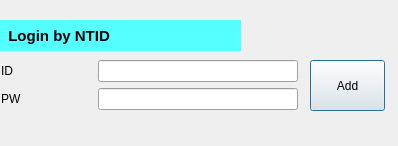
<?xml version="1.0" encoding="UTF-8"?>
<ui version="4.0">
 <class>MyLoginForm</class>
 <widget class="QDialog" name="MyLoginForm">
  <property name="geometry">
   <rect>
    <x>0</x>
    <y>0</y>
    <width>398</width>
    <height>146</height>
   </rect>
  </property>
  <property name="sizePolicy">
   <sizepolicy hsizetype="Preferred" vsizetype="Preferred">
    <horstretch>0</horstretch>
    <verstretch>0</verstretch>
   </sizepolicy>
  </property>
  <property name="windowTitle">
   <string>Dialog</string>
  </property>
  <widget class="QLabel" name="label_6">
   <property name="geometry">
    <rect>
     <x>0</x>
     <y>20</y>
     <width>241</width>
     <height>31</height>
    </rect>
   </property>
   <property name="maximumSize">
    <size>
     <width>1000</width>
     <height>16777215</height>
    </size>
   </property>
   <property name="palette">
    <palette>
     <active>
      <colorrole role="WindowText">
       <brush brushstyle="SolidPattern">
        <color alpha="255">
         <red>0</red>
         <green>0</green>
         <blue>0</blue>
        </color>
       </brush>
      </colorrole>
      <colorrole role="Button">
       <brush brushstyle="SolidPattern">
        <color alpha="255">
         <red>85</red>
         <green>255</green>
         <blue>255</blue>
        </color>
       </brush>
      </colorrole>
      <colorrole role="Light">
       <brush brushstyle="SolidPattern">
        <color alpha="255">
         <red>213</red>
         <green>255</green>
         <blue>255</blue>
        </color>
       </brush>
      </colorrole>
      <colorrole role="Midlight">
       <brush brushstyle="SolidPattern">
        <color alpha="255">
         <red>149</red>
         <green>255</green>
         <blue>255</blue>
        </color>
       </brush>
      </colorrole>
      <colorrole role="Dark">
       <brush brushstyle="SolidPattern">
        <color alpha="255">
         <red>42</red>
         <green>127</green>
         <blue>127</blue>
        </color>
       </brush>
      </colorrole>
      <colorrole role="Mid">
       <brush brushstyle="SolidPattern">
        <color alpha="255">
         <red>56</red>
         <green>170</green>
         <blue>170</blue>
        </color>
       </brush>
      </colorrole>
      <colorrole role="Text">
       <brush brushstyle="SolidPattern">
        <color alpha="255">
         <red>0</red>
         <green>0</green>
         <blue>0</blue>
        </color>
       </brush>
      </colorrole>
      <colorrole role="BrightText">
       <brush brushstyle="SolidPattern">
        <color alpha="255">
         <red>255</red>
         <green>255</green>
         <blue>255</blue>
        </color>
       </brush>
      </colorrole>
      <colorrole role="ButtonText">
       <brush brushstyle="SolidPattern">
        <color alpha="255">
         <red>0</red>
         <green>0</green>
         <blue>0</blue>
        </color>
       </brush>
      </colorrole>
      <colorrole role="Base">
       <brush brushstyle="SolidPattern">
        <color alpha="255">
         <red>255</red>
         <green>255</green>
         <blue>255</blue>
        </color>
       </brush>
      </colorrole>
      <colorrole role="Window">
       <brush brushstyle="SolidPattern">
        <color alpha="255">
         <red>85</red>
         <green>255</green>
         <blue>255</blue>
        </color>
       </brush>
      </colorrole>
      <colorrole role="Shadow">
       <brush brushstyle="SolidPattern">
        <color alpha="255">
         <red>0</red>
         <green>0</green>
         <blue>0</blue>
        </color>
       </brush>
      </colorrole>
      <colorrole role="AlternateBase">
       <brush brushstyle="SolidPattern">
        <color alpha="255">
         <red>170</red>
         <green>255</green>
         <blue>255</blue>
        </color>
       </brush>
      </colorrole>
      <colorrole role="ToolTipBase">
       <brush brushstyle="SolidPattern">
        <color alpha="255">
         <red>255</red>
         <green>255</green>
         <blue>220</blue>
        </color>
       </brush>
      </colorrole>
      <colorrole role="ToolTipText">
       <brush brushstyle="SolidPattern">
        <color alpha="255">
         <red>0</red>
         <green>0</green>
         <blue>0</blue>
        </color>
       </brush>
      </colorrole>
      <colorrole role="PlaceholderText">
       <brush brushstyle="NoBrush">
        <color alpha="128">
         <red>0</red>
         <green>0</green>
         <blue>0</blue>
        </color>
       </brush>
      </colorrole>
     </active>
     <inactive>
      <colorrole role="WindowText">
       <brush brushstyle="SolidPattern">
        <color alpha="255">
         <red>0</red>
         <green>0</green>
         <blue>0</blue>
        </color>
       </brush>
      </colorrole>
      <colorrole role="Button">
       <brush brushstyle="SolidPattern">
        <color alpha="255">
         <red>85</red>
         <green>255</green>
         <blue>255</blue>
        </color>
       </brush>
      </colorrole>
      <colorrole role="Light">
       <brush brushstyle="SolidPattern">
        <color alpha="255">
         <red>213</red>
         <green>255</green>
         <blue>255</blue>
        </color>
       </brush>
      </colorrole>
      <colorrole role="Midlight">
       <brush brushstyle="SolidPattern">
        <color alpha="255">
         <red>149</red>
         <green>255</green>
         <blue>255</blue>
        </color>
       </brush>
      </colorrole>
      <colorrole role="Dark">
       <brush brushstyle="SolidPattern">
        <color alpha="255">
         <red>42</red>
         <green>127</green>
         <blue>127</blue>
        </color>
       </brush>
      </colorrole>
      <colorrole role="Mid">
       <brush brushstyle="SolidPattern">
        <color alpha="255">
         <red>56</red>
         <green>170</green>
         <blue>170</blue>
        </color>
       </brush>
      </colorrole>
      <colorrole role="Text">
       <brush brushstyle="SolidPattern">
        <color alpha="255">
         <red>0</red>
         <green>0</green>
         <blue>0</blue>
        </color>
       </brush>
      </colorrole>
      <colorrole role="BrightText">
       <brush brushstyle="SolidPattern">
        <color alpha="255">
         <red>255</red>
         <green>255</green>
         <blue>255</blue>
        </color>
       </brush>
      </colorrole>
      <colorrole role="ButtonText">
       <brush brushstyle="SolidPattern">
        <color alpha="255">
         <red>0</red>
         <green>0</green>
         <blue>0</blue>
        </color>
       </brush>
      </colorrole>
      <colorrole role="Base">
       <brush brushstyle="SolidPattern">
        <color alpha="255">
         <red>255</red>
         <green>255</green>
         <blue>255</blue>
        </color>
       </brush>
      </colorrole>
      <colorrole role="Window">
       <brush brushstyle="SolidPattern">
        <color alpha="255">
         <red>85</red>
         <green>255</green>
         <blue>255</blue>
        </color>
       </brush>
      </colorrole>
      <colorrole role="Shadow">
       <brush brushstyle="SolidPattern">
        <color alpha="255">
         <red>0</red>
         <green>0</green>
         <blue>0</blue>
        </color>
       </brush>
      </colorrole>
      <colorrole role="AlternateBase">
       <brush brushstyle="SolidPattern">
        <color alpha="255">
         <red>170</red>
         <green>255</green>
         <blue>255</blue>
        </color>
       </brush>
      </colorrole>
      <colorrole role="ToolTipBase">
       <brush brushstyle="SolidPattern">
        <color alpha="255">
         <red>255</red>
         <green>255</green>
         <blue>220</blue>
        </color>
       </brush>
      </colorrole>
      <colorrole role="ToolTipText">
       <brush brushstyle="SolidPattern">
        <color alpha="255">
         <red>0</red>
         <green>0</green>
         <blue>0</blue>
        </color>
       </brush>
      </colorrole>
      <colorrole role="PlaceholderText">
       <brush brushstyle="NoBrush">
        <color alpha="128">
         <red>0</red>
         <green>0</green>
         <blue>0</blue>
        </color>
       </brush>
      </colorrole>
     </inactive>
     <disabled>
      <colorrole role="WindowText">
       <brush brushstyle="SolidPattern">
        <color alpha="255">
         <red>42</red>
         <green>127</green>
         <blue>127</blue>
        </color>
       </brush>
      </colorrole>
      <colorrole role="Button">
       <brush brushstyle="SolidPattern">
        <color alpha="255">
         <red>85</red>
         <green>255</green>
         <blue>255</blue>
        </color>
       </brush>
      </colorrole>
      <colorrole role="Light">
       <brush brushstyle="SolidPattern">
        <color alpha="255">
         <red>213</red>
         <green>255</green>
         <blue>255</blue>
        </color>
       </brush>
      </colorrole>
      <colorrole role="Midlight">
       <brush brushstyle="SolidPattern">
        <color alpha="255">
         <red>149</red>
         <green>255</green>
         <blue>255</blue>
        </color>
       </brush>
      </colorrole>
      <colorrole role="Dark">
       <brush brushstyle="SolidPattern">
        <color alpha="255">
         <red>42</red>
         <green>127</green>
         <blue>127</blue>
        </color>
       </brush>
      </colorrole>
      <colorrole role="Mid">
       <brush brushstyle="SolidPattern">
        <color alpha="255">
         <red>56</red>
         <green>170</green>
         <blue>170</blue>
        </color>
       </brush>
      </colorrole>
      <colorrole role="Text">
       <brush brushstyle="SolidPattern">
        <color alpha="255">
         <red>42</red>
         <green>127</green>
         <blue>127</blue>
        </color>
       </brush>
      </colorrole>
      <colorrole role="BrightText">
       <brush brushstyle="SolidPattern">
        <color alpha="255">
         <red>255</red>
         <green>255</green>
         <blue>255</blue>
        </color>
       </brush>
      </colorrole>
      <colorrole role="ButtonText">
       <brush brushstyle="SolidPattern">
        <color alpha="255">
         <red>42</red>
         <green>127</green>
         <blue>127</blue>
        </color>
       </brush>
      </colorrole>
      <colorrole role="Base">
       <brush brushstyle="SolidPattern">
        <color alpha="255">
         <red>85</red>
         <green>255</green>
         <blue>255</blue>
        </color>
       </brush>
      </colorrole>
      <colorrole role="Window">
       <brush brushstyle="SolidPattern">
        <color alpha="255">
         <red>85</red>
         <green>255</green>
         <blue>255</blue>
        </color>
       </brush>
      </colorrole>
      <colorrole role="Shadow">
       <brush brushstyle="SolidPattern">
        <color alpha="255">
         <red>0</red>
         <green>0</green>
         <blue>0</blue>
        </color>
       </brush>
      </colorrole>
      <colorrole role="AlternateBase">
       <brush brushstyle="SolidPattern">
        <color alpha="255">
         <red>85</red>
         <green>255</green>
         <blue>255</blue>
        </color>
       </brush>
      </colorrole>
      <colorrole role="ToolTipBase">
       <brush brushstyle="SolidPattern">
        <color alpha="255">
         <red>255</red>
         <green>255</green>
         <blue>220</blue>
        </color>
       </brush>
      </colorrole>
      <colorrole role="ToolTipText">
       <brush brushstyle="SolidPattern">
        <color alpha="255">
         <red>0</red>
         <green>0</green>
         <blue>0</blue>
        </color>
       </brush>
      </colorrole>
      <colorrole role="PlaceholderText">
       <brush brushstyle="NoBrush">
        <color alpha="128">
         <red>0</red>
         <green>0</green>
         <blue>0</blue>
        </color>
       </brush>
      </colorrole>
     </disabled>
    </palette>
   </property>
   <property name="font">
    <font>
     <family>Arial</family>
     <pointsize>11</pointsize>
     <weight>75</weight>
     <italic>false</italic>
     <bold>true</bold>
     <underline>false</underline>
     <stylestrategy>PreferDefault</stylestrategy>
     <kerning>true</kerning>
    </font>
   </property>
   <property name="autoFillBackground">
    <bool>true</bool>
   </property>
   <property name="text">
    <string>  Login by NTID</string>
   </property>
  </widget>
  <widget class="QPushButton" name="btn_add">
   <property name="geometry">
    <rect>
     <x>310</x>
     <y>60</y>
     <width>75</width>
     <height>51</height>
    </rect>
   </property>
   <property name="text">
    <string>Add</string>
   </property>
  </widget>
  <widget class="QWidget" name="layoutWidget">
   <property name="geometry">
    <rect>
     <x>0</x>
     <y>60</y>
     <width>301</width>
     <height>52</height>
    </rect>
   </property>
   <layout class="QVBoxLayout" name="verticalLayout">
    <item>
     <layout class="QHBoxLayout" name="horizontalLayout_2">
      <item>
       <widget class="QLabel" name="label">
        <property name="maximumSize">
         <size>
          <width>90</width>
          <height>16777215</height>
         </size>
        </property>
        <property name="text">
         <string>ID</string>
        </property>
       </widget>
      </item>
      <item>
       <widget class="QLineEdit" name="edit_id">
        <property name="sizePolicy">
         <sizepolicy hsizetype="Expanding" vsizetype="Fixed">
          <horstretch>0</horstretch>
          <verstretch>0</verstretch>
         </sizepolicy>
        </property>
        <property name="maximumSize">
         <size>
          <width>200</width>
          <height>16777215</height>
         </size>
        </property>
        <property name="palette">
         <palette>
          <active>
           <colorrole role="WindowText">
            <brush brushstyle="SolidPattern">
             <color alpha="255">
              <red>0</red>
              <green>0</green>
              <blue>0</blue>
             </color>
            </brush>
           </colorrole>
           <colorrole role="Button">
            <brush brushstyle="SolidPattern">
             <color alpha="255">
              <red>223</red>
              <green>223</green>
              <blue>223</blue>
             </color>
            </brush>
           </colorrole>
           <colorrole role="Light">
            <brush brushstyle="SolidPattern">
             <color alpha="255">
              <red>255</red>
              <green>255</green>
              <blue>255</blue>
             </color>
            </brush>
           </colorrole>
           <colorrole role="Midlight">
            <brush brushstyle="SolidPattern">
             <color alpha="255">
              <red>239</red>
              <green>239</green>
              <blue>239</blue>
             </color>
            </brush>
           </colorrole>
           <colorrole role="Dark">
            <brush brushstyle="SolidPattern">
             <color alpha="255">
              <red>111</red>
              <green>111</green>
              <blue>111</blue>
             </color>
            </brush>
           </colorrole>
           <colorrole role="Mid">
            <brush brushstyle="SolidPattern">
             <color alpha="255">
              <red>149</red>
              <green>149</green>
              <blue>149</blue>
             </color>
            </brush>
           </colorrole>
           <colorrole role="Text">
            <brush brushstyle="SolidPattern">
             <color alpha="255">
              <red>0</red>
              <green>0</green>
              <blue>0</blue>
             </color>
            </brush>
           </colorrole>
           <colorrole role="BrightText">
            <brush brushstyle="SolidPattern">
             <color alpha="255">
              <red>255</red>
              <green>255</green>
              <blue>255</blue>
             </color>
            </brush>
           </colorrole>
           <colorrole role="ButtonText">
            <brush brushstyle="SolidPattern">
             <color alpha="255">
              <red>0</red>
              <green>0</green>
              <blue>0</blue>
             </color>
            </brush>
           </colorrole>
           <colorrole role="Base">
            <brush brushstyle="SolidPattern">
             <color alpha="255">
              <red>255</red>
              <green>255</green>
              <blue>255</blue>
             </color>
            </brush>
           </colorrole>
           <colorrole role="Window">
            <brush brushstyle="SolidPattern">
             <color alpha="255">
              <red>223</red>
              <green>223</green>
              <blue>223</blue>
             </color>
            </brush>
           </colorrole>
           <colorrole role="Shadow">
            <brush brushstyle="SolidPattern">
             <color alpha="255">
              <red>0</red>
              <green>0</green>
              <blue>0</blue>
             </color>
            </brush>
           </colorrole>
           <colorrole role="AlternateBase">
            <brush brushstyle="SolidPattern">
             <color alpha="255">
              <red>239</red>
              <green>239</green>
              <blue>239</blue>
             </color>
            </brush>
           </colorrole>
           <colorrole role="ToolTipBase">
            <brush brushstyle="SolidPattern">
             <color alpha="255">
              <red>255</red>
              <green>255</green>
              <blue>220</blue>
             </color>
            </brush>
           </colorrole>
           <colorrole role="ToolTipText">
            <brush brushstyle="SolidPattern">
             <color alpha="255">
              <red>0</red>
              <green>0</green>
              <blue>0</blue>
             </color>
            </brush>
           </colorrole>
           <colorrole role="PlaceholderText">
            <brush brushstyle="NoBrush">
             <color alpha="128">
              <red>0</red>
              <green>0</green>
              <blue>0</blue>
             </color>
            </brush>
           </colorrole>
          </active>
          <inactive>
           <colorrole role="WindowText">
            <brush brushstyle="SolidPattern">
             <color alpha="255">
              <red>0</red>
              <green>0</green>
              <blue>0</blue>
             </color>
            </brush>
           </colorrole>
           <colorrole role="Button">
            <brush brushstyle="SolidPattern">
             <color alpha="255">
              <red>223</red>
              <green>223</green>
              <blue>223</blue>
             </color>
            </brush>
           </colorrole>
           <colorrole role="Light">
            <brush brushstyle="SolidPattern">
             <color alpha="255">
              <red>255</red>
              <green>255</green>
              <blue>255</blue>
             </color>
            </brush>
           </colorrole>
           <colorrole role="Midlight">
            <brush brushstyle="SolidPattern">
             <color alpha="255">
              <red>239</red>
              <green>239</green>
              <blue>239</blue>
             </color>
            </brush>
           </colorrole>
           <colorrole role="Dark">
            <brush brushstyle="SolidPattern">
             <color alpha="255">
              <red>111</red>
              <green>111</green>
              <blue>111</blue>
             </color>
            </brush>
           </colorrole>
           <colorrole role="Mid">
            <brush brushstyle="SolidPattern">
             <color alpha="255">
              <red>149</red>
              <green>149</green>
              <blue>149</blue>
             </color>
            </brush>
           </colorrole>
           <colorrole role="Text">
            <brush brushstyle="SolidPattern">
             <color alpha="255">
              <red>0</red>
              <green>0</green>
              <blue>0</blue>
             </color>
            </brush>
           </colorrole>
           <colorrole role="BrightText">
            <brush brushstyle="SolidPattern">
             <color alpha="255">
              <red>255</red>
              <green>255</green>
              <blue>255</blue>
             </color>
            </brush>
           </colorrole>
           <colorrole role="ButtonText">
            <brush brushstyle="SolidPattern">
             <color alpha="255">
              <red>0</red>
              <green>0</green>
              <blue>0</blue>
             </color>
            </brush>
           </colorrole>
           <colorrole role="Base">
            <brush brushstyle="SolidPattern">
             <color alpha="255">
              <red>255</red>
              <green>255</green>
              <blue>255</blue>
             </color>
            </brush>
           </colorrole>
           <colorrole role="Window">
            <brush brushstyle="SolidPattern">
             <color alpha="255">
              <red>223</red>
              <green>223</green>
              <blue>223</blue>
             </color>
            </brush>
           </colorrole>
           <colorrole role="Shadow">
            <brush brushstyle="SolidPattern">
             <color alpha="255">
              <red>0</red>
              <green>0</green>
              <blue>0</blue>
             </color>
            </brush>
           </colorrole>
           <colorrole role="AlternateBase">
            <brush brushstyle="SolidPattern">
             <color alpha="255">
              <red>239</red>
              <green>239</green>
              <blue>239</blue>
             </color>
            </brush>
           </colorrole>
           <colorrole role="ToolTipBase">
            <brush brushstyle="SolidPattern">
             <color alpha="255">
              <red>255</red>
              <green>255</green>
              <blue>220</blue>
             </color>
            </brush>
           </colorrole>
           <colorrole role="ToolTipText">
            <brush brushstyle="SolidPattern">
             <color alpha="255">
              <red>0</red>
              <green>0</green>
              <blue>0</blue>
             </color>
            </brush>
           </colorrole>
           <colorrole role="PlaceholderText">
            <brush brushstyle="NoBrush">
             <color alpha="128">
              <red>0</red>
              <green>0</green>
              <blue>0</blue>
             </color>
            </brush>
           </colorrole>
          </inactive>
          <disabled>
           <colorrole role="WindowText">
            <brush brushstyle="SolidPattern">
             <color alpha="255">
              <red>111</red>
              <green>111</green>
              <blue>111</blue>
             </color>
            </brush>
           </colorrole>
           <colorrole role="Button">
            <brush brushstyle="SolidPattern">
             <color alpha="255">
              <red>223</red>
              <green>223</green>
              <blue>223</blue>
             </color>
            </brush>
           </colorrole>
           <colorrole role="Light">
            <brush brushstyle="SolidPattern">
             <color alpha="255">
              <red>255</red>
              <green>255</green>
              <blue>255</blue>
             </color>
            </brush>
           </colorrole>
           <colorrole role="Midlight">
            <brush brushstyle="SolidPattern">
             <color alpha="255">
              <red>239</red>
              <green>239</green>
              <blue>239</blue>
             </color>
            </brush>
           </colorrole>
           <colorrole role="Dark">
            <brush brushstyle="SolidPattern">
             <color alpha="255">
              <red>111</red>
              <green>111</green>
              <blue>111</blue>
             </color>
            </brush>
           </colorrole>
           <colorrole role="Mid">
            <brush brushstyle="SolidPattern">
             <color alpha="255">
              <red>149</red>
              <green>149</green>
              <blue>149</blue>
             </color>
            </brush>
           </colorrole>
           <colorrole role="Text">
            <brush brushstyle="SolidPattern">
             <color alpha="255">
              <red>111</red>
              <green>111</green>
              <blue>111</blue>
             </color>
            </brush>
           </colorrole>
           <colorrole role="BrightText">
            <brush brushstyle="SolidPattern">
             <color alpha="255">
              <red>255</red>
              <green>255</green>
              <blue>255</blue>
             </color>
            </brush>
           </colorrole>
           <colorrole role="ButtonText">
            <brush brushstyle="SolidPattern">
             <color alpha="255">
              <red>111</red>
              <green>111</green>
              <blue>111</blue>
             </color>
            </brush>
           </colorrole>
           <colorrole role="Base">
            <brush brushstyle="SolidPattern">
             <color alpha="255">
              <red>223</red>
              <green>223</green>
              <blue>223</blue>
             </color>
            </brush>
           </colorrole>
           <colorrole role="Window">
            <brush brushstyle="SolidPattern">
             <color alpha="255">
              <red>223</red>
              <green>223</green>
              <blue>223</blue>
             </color>
            </brush>
           </colorrole>
           <colorrole role="Shadow">
            <brush brushstyle="SolidPattern">
             <color alpha="255">
              <red>0</red>
              <green>0</green>
              <blue>0</blue>
             </color>
            </brush>
           </colorrole>
           <colorrole role="AlternateBase">
            <brush brushstyle="SolidPattern">
             <color alpha="255">
              <red>223</red>
              <green>223</green>
              <blue>223</blue>
             </color>
            </brush>
           </colorrole>
           <colorrole role="ToolTipBase">
            <brush brushstyle="SolidPattern">
             <color alpha="255">
              <red>255</red>
              <green>255</green>
              <blue>220</blue>
             </color>
            </brush>
           </colorrole>
           <colorrole role="ToolTipText">
            <brush brushstyle="SolidPattern">
             <color alpha="255">
              <red>0</red>
              <green>0</green>
              <blue>0</blue>
             </color>
            </brush>
           </colorrole>
           <colorrole role="PlaceholderText">
            <brush brushstyle="NoBrush">
             <color alpha="128">
              <red>0</red>
              <green>0</green>
              <blue>0</blue>
             </color>
            </brush>
           </colorrole>
          </disabled>
         </palette>
        </property>
        <property name="readOnly">
         <bool>true</bool>
        </property>
       </widget>
      </item>
     </layout>
    </item>
    <item>
     <layout class="QHBoxLayout" name="horizontalLayout">
      <item>
       <widget class="QLabel" name="label_2">
        <property name="maximumSize">
         <size>
          <width>90</width>
          <height>16777215</height>
         </size>
        </property>
        <property name="text">
         <string>PW</string>
        </property>
       </widget>
      </item>
      <item>
       <widget class="QLineEdit" name="edit_desc">
        <property name="sizePolicy">
         <sizepolicy hsizetype="Expanding" vsizetype="Fixed">
          <horstretch>0</horstretch>
          <verstretch>0</verstretch>
         </sizepolicy>
        </property>
        <property name="maximumSize">
         <size>
          <width>200</width>
          <height>16777215</height>
         </size>
        </property>
        <property name="palette">
         <palette>
          <active>
           <colorrole role="WindowText">
            <brush brushstyle="SolidPattern">
             <color alpha="255">
              <red>0</red>
              <green>0</green>
              <blue>0</blue>
             </color>
            </brush>
           </colorrole>
           <colorrole role="Button">
            <brush brushstyle="SolidPattern">
             <color alpha="255">
              <red>223</red>
              <green>223</green>
              <blue>223</blue>
             </color>
            </brush>
           </colorrole>
           <colorrole role="Light">
            <brush brushstyle="SolidPattern">
             <color alpha="255">
              <red>255</red>
              <green>255</green>
              <blue>255</blue>
             </color>
            </brush>
           </colorrole>
           <colorrole role="Midlight">
            <brush brushstyle="SolidPattern">
             <color alpha="255">
              <red>239</red>
              <green>239</green>
              <blue>239</blue>
             </color>
            </brush>
           </colorrole>
           <colorrole role="Dark">
            <brush brushstyle="SolidPattern">
             <color alpha="255">
              <red>111</red>
              <green>111</green>
              <blue>111</blue>
             </color>
            </brush>
           </colorrole>
           <colorrole role="Mid">
            <brush brushstyle="SolidPattern">
             <color alpha="255">
              <red>149</red>
              <green>149</green>
              <blue>149</blue>
             </color>
            </brush>
           </colorrole>
           <colorrole role="Text">
            <brush brushstyle="SolidPattern">
             <color alpha="255">
              <red>0</red>
              <green>0</green>
              <blue>0</blue>
             </color>
            </brush>
           </colorrole>
           <colorrole role="BrightText">
            <brush brushstyle="SolidPattern">
             <color alpha="255">
              <red>255</red>
              <green>255</green>
              <blue>255</blue>
             </color>
            </brush>
           </colorrole>
           <colorrole role="ButtonText">
            <brush brushstyle="SolidPattern">
             <color alpha="255">
              <red>0</red>
              <green>0</green>
              <blue>0</blue>
             </color>
            </brush>
           </colorrole>
           <colorrole role="Base">
            <brush brushstyle="SolidPattern">
             <color alpha="255">
              <red>255</red>
              <green>255</green>
              <blue>255</blue>
             </color>
            </brush>
           </colorrole>
           <colorrole role="Window">
            <brush brushstyle="SolidPattern">
             <color alpha="255">
              <red>223</red>
              <green>223</green>
              <blue>223</blue>
             </color>
            </brush>
           </colorrole>
           <colorrole role="Shadow">
            <brush brushstyle="SolidPattern">
             <color alpha="255">
              <red>0</red>
              <green>0</green>
              <blue>0</blue>
             </color>
            </brush>
           </colorrole>
           <colorrole role="AlternateBase">
            <brush brushstyle="SolidPattern">
             <color alpha="255">
              <red>239</red>
              <green>239</green>
              <blue>239</blue>
             </color>
            </brush>
           </colorrole>
           <colorrole role="ToolTipBase">
            <brush brushstyle="SolidPattern">
             <color alpha="255">
              <red>255</red>
              <green>255</green>
              <blue>220</blue>
             </color>
            </brush>
           </colorrole>
           <colorrole role="ToolTipText">
            <brush brushstyle="SolidPattern">
             <color alpha="255">
              <red>0</red>
              <green>0</green>
              <blue>0</blue>
             </color>
            </brush>
           </colorrole>
           <colorrole role="PlaceholderText">
            <brush brushstyle="NoBrush">
             <color alpha="128">
              <red>0</red>
              <green>0</green>
              <blue>0</blue>
             </color>
            </brush>
           </colorrole>
          </active>
          <inactive>
           <colorrole role="WindowText">
            <brush brushstyle="SolidPattern">
             <color alpha="255">
              <red>0</red>
              <green>0</green>
              <blue>0</blue>
             </color>
            </brush>
           </colorrole>
           <colorrole role="Button">
            <brush brushstyle="SolidPattern">
             <color alpha="255">
              <red>223</red>
              <green>223</green>
              <blue>223</blue>
             </color>
            </brush>
           </colorrole>
           <colorrole role="Light">
            <brush brushstyle="SolidPattern">
             <color alpha="255">
              <red>255</red>
              <green>255</green>
              <blue>255</blue>
             </color>
            </brush>
           </colorrole>
           <colorrole role="Midlight">
            <brush brushstyle="SolidPattern">
             <color alpha="255">
              <red>239</red>
              <green>239</green>
              <blue>239</blue>
             </color>
            </brush>
           </colorrole>
           <colorrole role="Dark">
            <brush brushstyle="SolidPattern">
             <color alpha="255">
              <red>111</red>
              <green>111</green>
              <blue>111</blue>
             </color>
            </brush>
           </colorrole>
           <colorrole role="Mid">
            <brush brushstyle="SolidPattern">
             <color alpha="255">
              <red>149</red>
              <green>149</green>
              <blue>149</blue>
             </color>
            </brush>
           </colorrole>
           <colorrole role="Text">
            <brush brushstyle="SolidPattern">
             <color alpha="255">
              <red>0</red>
              <green>0</green>
              <blue>0</blue>
             </color>
            </brush>
           </colorrole>
           <colorrole role="BrightText">
            <brush brushstyle="SolidPattern">
             <color alpha="255">
              <red>255</red>
              <green>255</green>
              <blue>255</blue>
             </color>
            </brush>
           </colorrole>
           <colorrole role="ButtonText">
            <brush brushstyle="SolidPattern">
             <color alpha="255">
              <red>0</red>
              <green>0</green>
              <blue>0</blue>
             </color>
            </brush>
           </colorrole>
           <colorrole role="Base">
            <brush brushstyle="SolidPattern">
             <color alpha="255">
              <red>255</red>
              <green>255</green>
              <blue>255</blue>
             </color>
            </brush>
           </colorrole>
           <colorrole role="Window">
            <brush brushstyle="SolidPattern">
             <color alpha="255">
              <red>223</red>
              <green>223</green>
              <blue>223</blue>
             </color>
            </brush>
           </colorrole>
           <colorrole role="Shadow">
            <brush brushstyle="SolidPattern">
             <color alpha="255">
              <red>0</red>
              <green>0</green>
              <blue>0</blue>
             </color>
            </brush>
           </colorrole>
           <colorrole role="AlternateBase">
            <brush brushstyle="SolidPattern">
             <color alpha="255">
              <red>239</red>
              <green>239</green>
              <blue>239</blue>
             </color>
            </brush>
           </colorrole>
           <colorrole role="ToolTipBase">
            <brush brushstyle="SolidPattern">
             <color alpha="255">
              <red>255</red>
              <green>255</green>
              <blue>220</blue>
             </color>
            </brush>
           </colorrole>
           <colorrole role="ToolTipText">
            <brush brushstyle="SolidPattern">
             <color alpha="255">
              <red>0</red>
              <green>0</green>
              <blue>0</blue>
             </color>
            </brush>
           </colorrole>
           <colorrole role="PlaceholderText">
            <brush brushstyle="NoBrush">
             <color alpha="128">
              <red>0</red>
              <green>0</green>
              <blue>0</blue>
             </color>
            </brush>
           </colorrole>
          </inactive>
          <disabled>
           <colorrole role="WindowText">
            <brush brushstyle="SolidPattern">
             <color alpha="255">
              <red>111</red>
              <green>111</green>
              <blue>111</blue>
             </color>
            </brush>
           </colorrole>
           <colorrole role="Button">
            <brush brushstyle="SolidPattern">
             <color alpha="255">
              <red>223</red>
              <green>223</green>
              <blue>223</blue>
             </color>
            </brush>
           </colorrole>
           <colorrole role="Light">
            <brush brushstyle="SolidPattern">
             <color alpha="255">
              <red>255</red>
              <green>255</green>
              <blue>255</blue>
             </color>
            </brush>
           </colorrole>
           <colorrole role="Midlight">
            <brush brushstyle="SolidPattern">
             <color alpha="255">
              <red>239</red>
              <green>239</green>
              <blue>239</blue>
             </color>
            </brush>
           </colorrole>
           <colorrole role="Dark">
            <brush brushstyle="SolidPattern">
             <color alpha="255">
              <red>111</red>
              <green>111</green>
              <blue>111</blue>
             </color>
            </brush>
           </colorrole>
           <colorrole role="Mid">
            <brush brushstyle="SolidPattern">
             <color alpha="255">
              <red>149</red>
              <green>149</green>
              <blue>149</blue>
             </color>
            </brush>
           </colorrole>
           <colorrole role="Text">
            <brush brushstyle="SolidPattern">
             <color alpha="255">
              <red>111</red>
              <green>111</green>
              <blue>111</blue>
             </color>
            </brush>
           </colorrole>
           <colorrole role="BrightText">
            <brush brushstyle="SolidPattern">
             <color alpha="255">
              <red>255</red>
              <green>255</green>
              <blue>255</blue>
             </color>
            </brush>
           </colorrole>
           <colorrole role="ButtonText">
            <brush brushstyle="SolidPattern">
             <color alpha="255">
              <red>111</red>
              <green>111</green>
              <blue>111</blue>
             </color>
            </brush>
           </colorrole>
           <colorrole role="Base">
            <brush brushstyle="SolidPattern">
             <color alpha="255">
              <red>223</red>
              <green>223</green>
              <blue>223</blue>
             </color>
            </brush>
           </colorrole>
           <colorrole role="Window">
            <brush brushstyle="SolidPattern">
             <color alpha="255">
              <red>223</red>
              <green>223</green>
              <blue>223</blue>
             </color>
            </brush>
           </colorrole>
           <colorrole role="Shadow">
            <brush brushstyle="SolidPattern">
             <color alpha="255">
              <red>0</red>
              <green>0</green>
              <blue>0</blue>
             </color>
            </brush>
           </colorrole>
           <colorrole role="AlternateBase">
            <brush brushstyle="SolidPattern">
             <color alpha="255">
              <red>223</red>
              <green>223</green>
              <blue>223</blue>
             </color>
            </brush>
           </colorrole>
           <colorrole role="ToolTipBase">
            <brush brushstyle="SolidPattern">
             <color alpha="255">
              <red>255</red>
              <green>255</green>
              <blue>220</blue>
             </color>
            </brush>
           </colorrole>
           <colorrole role="ToolTipText">
            <brush brushstyle="SolidPattern">
             <color alpha="255">
              <red>0</red>
              <green>0</green>
              <blue>0</blue>
             </color>
            </brush>
           </colorrole>
           <colorrole role="PlaceholderText">
            <brush brushstyle="NoBrush">
             <color alpha="128">
              <red>0</red>
              <green>0</green>
              <blue>0</blue>
             </color>
            </brush>
           </colorrole>
          </disabled>
         </palette>
        </property>
        <property name="readOnly">
         <bool>true</bool>
        </property>
       </widget>
      </item>
     </layout>
    </item>
   </layout>
  </widget>
  <widget class="QFrame" name="mainFrame">
   <property name="geometry">
    <rect>
     <x>130</x>
     <y>230</y>
     <width>411</width>
     <height>301</height>
    </rect>
   </property>
   <property name="frameShape">
    <enum>QFrame::StyledPanel</enum>
   </property>
   <property name="frameShadow">
    <enum>QFrame::Raised</enum>
   </property>
  </widget>
 </widget>
 <resources>
  <include location="images.qrc"/>
 </resources>
 <connections/>
</ui>
